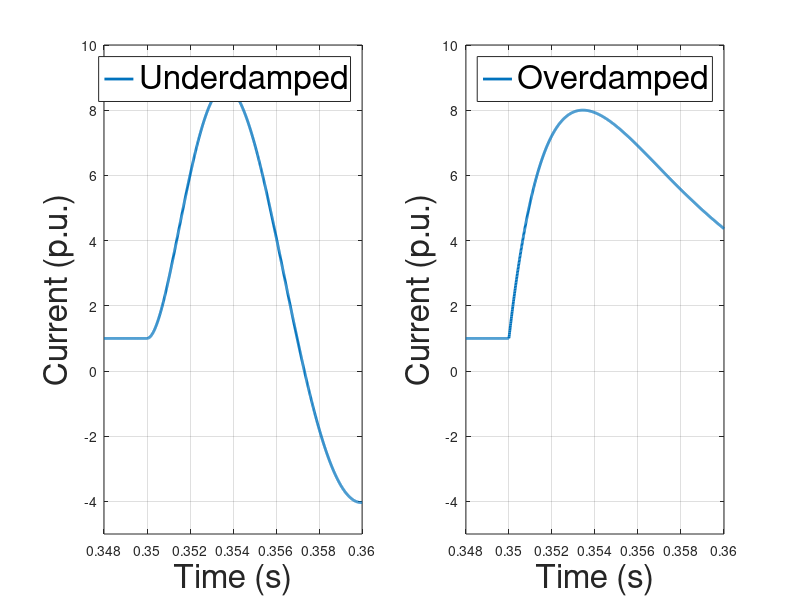

Recreate this plot in MATLAB.
clear; clc; close all;

%% Time vector
t = linspace(0.348, 0.360, 1200);
t0 = 0.350;
tau = max(t - t0, 0);

%% Underdamped current response
i_under = ones(size(t));
i_under_resp = 18 * (1 - exp(-300*tau)) .* exp(-120*tau) .* sin(450*tau);
i_under(t >= t0) = 1 + i_under_resp(t >= t0);

%% Overdamped current response
i_over = ones(size(t));
i_over_resp = 22 * (1 - exp(-260*tau)) .* exp(-180*tau);
i_over(t >= t0) = 1 + i_over_resp(t >= t0);

%% Plot
figure;

% (a) Underdamped current
subplot(1,2,1)
plot(t, i_under, 'LineWidth', 2);
grid on
xlabel('Time (s)','FontSize',24)
ylabel('Current (p.u.)','FontSize',24)
xlim([0.348 0.360])
ylim([-5 10])
legend('Underdamped','Location','best','FontSize',24)

% (b) Overdamped current
subplot(1,2,2)
plot(t, i_over, 'LineWidth', 2);
grid on
xlabel('Time (s)','FontSize',24)
ylabel('Current (p.u.)','FontSize',24)
xlim([0.348 0.360])
ylim([-5 10])
legend('Overdamped','Location','best','FontSize',24)
